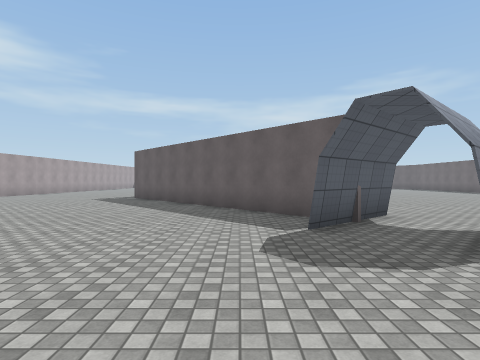
View 1 (above)

18 first-person views from a walk through a scene from a Unity 3-D project. The camera is 1.5 m above the floor, looks level and sees 80° across. The floor is counted in squares, 2 m on a side. Each view is taken from the middle of a square. On the plan, view 1 faces up. The plan holds only what a view shows up to about 10 squares ahead; the rest is blank. The place goes on beyond the plan. Surface patterns are stand-ins for the level's own textures.

View 2
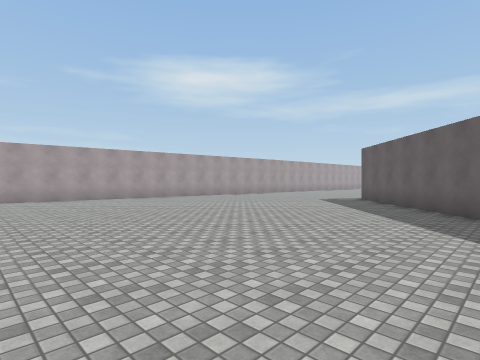

View 3
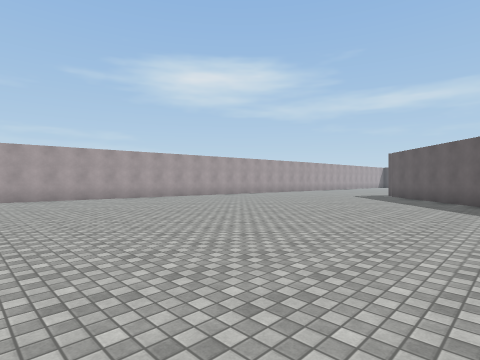

View 4
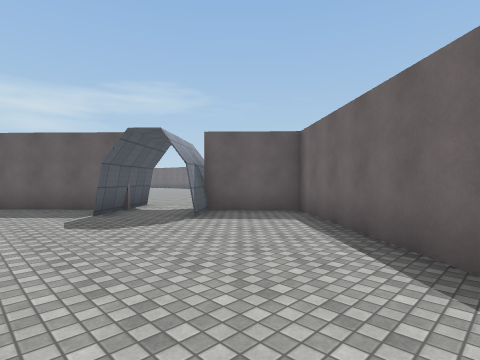

View 5
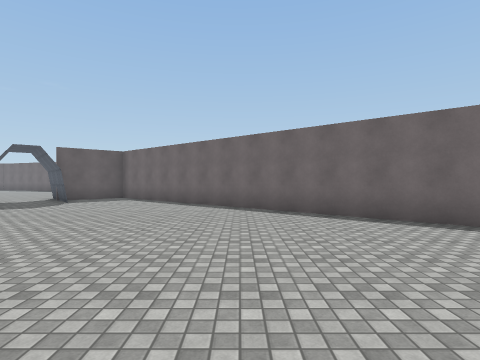

View 6
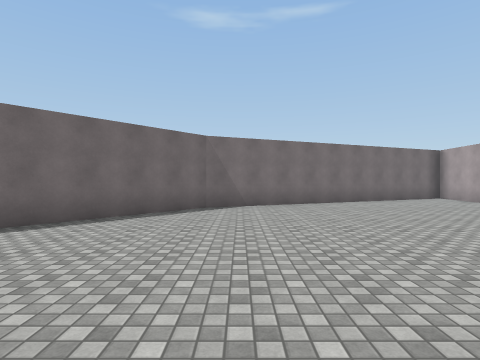

View 7
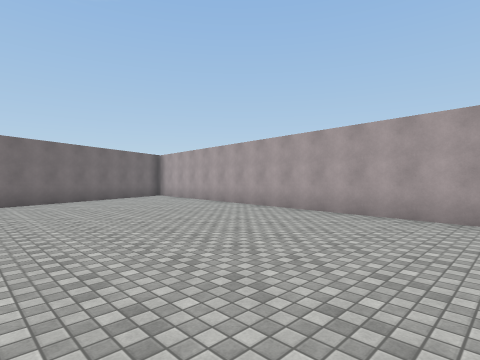

View 8
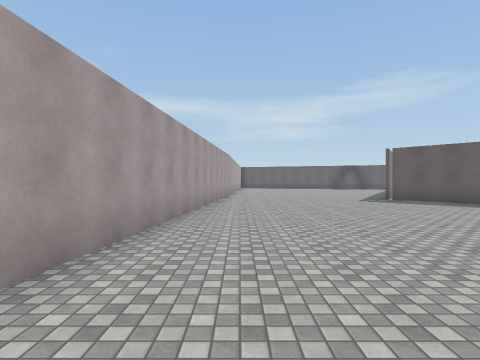

View 9
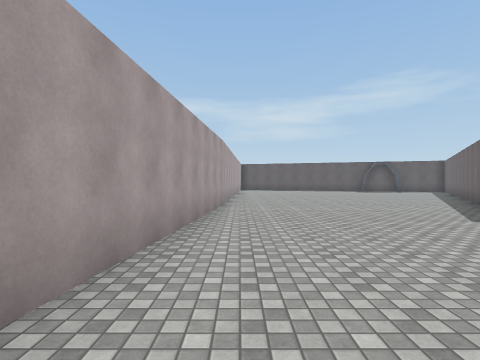

View 10
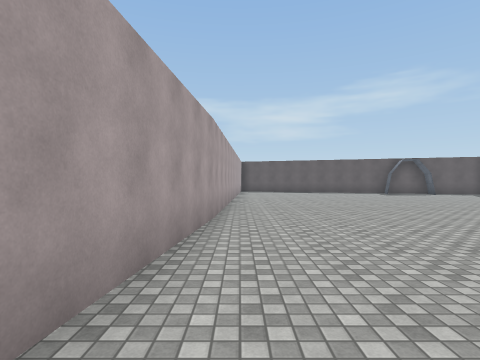

View 11
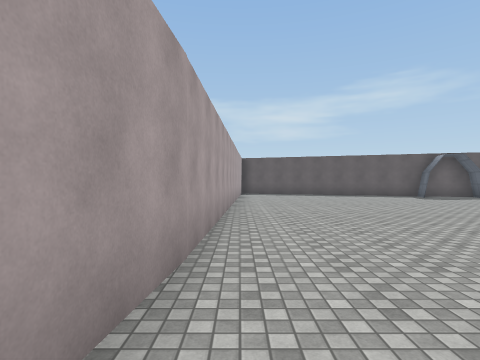

View 12
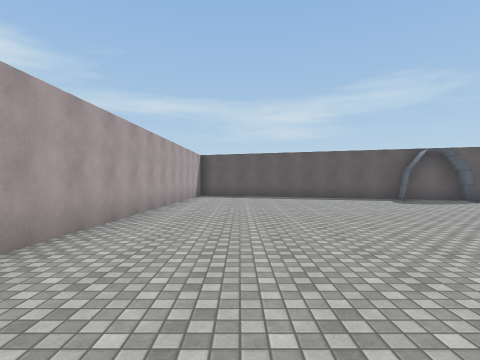

View 13
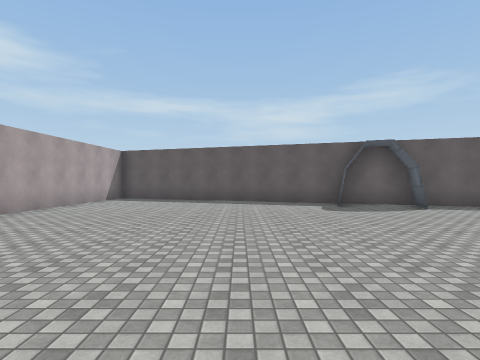

View 14
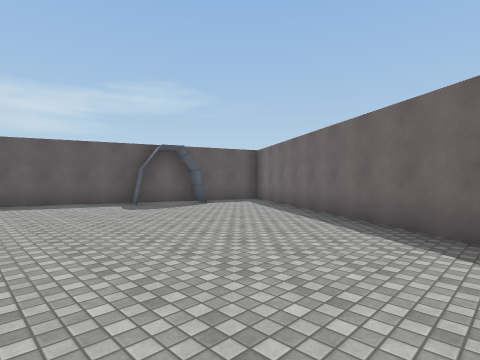

View 15
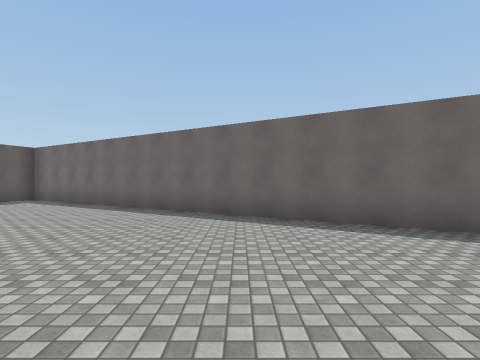

View 16
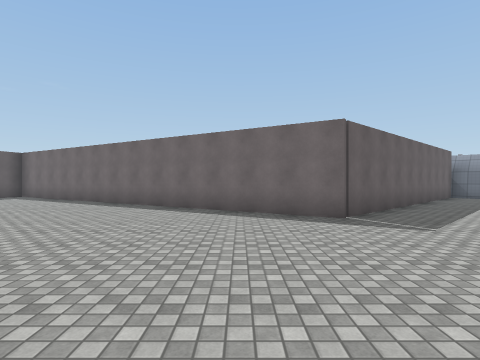

View 17
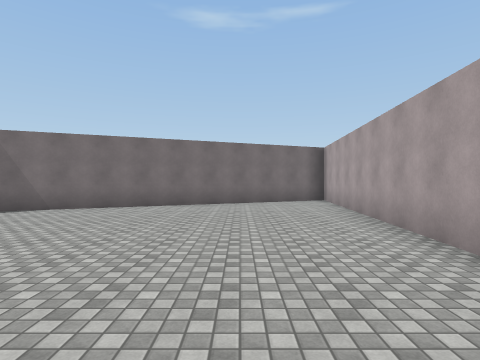

View 18
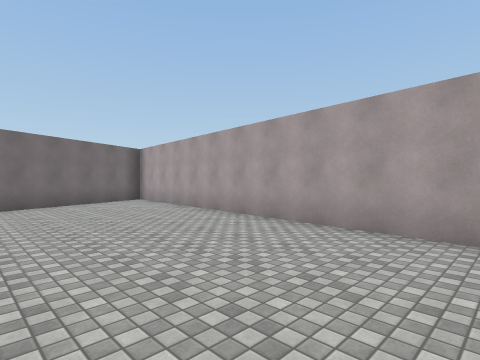

### Floor plan
Points are (right, up) in squares from view 1. A wall is a line through its corners. A room is listed if a view was taken in it or the views show most of it. See-through windows are left out.
Room 1 (views 1, 2, 3, 4, 5, 6, 7, 8, 9, 10, 11, 12, 13, 14, 15, 16, 17, 18)
walls: (2.1, 5) (-4.4, 12) (2, 22.6); (2.2, 5.2) (1.1, 4.2); (-11.9, 0.3) (-13.1, -12); (-10.5, 14.8) (-11.7, 2); (2.4, 2.8) (3, 3.4); (-0.3, 23.3) (0.2, 24.6); (-2.2, 24) (-1.7, 25.2); (2, 23.9) (-5.2, 26.3); (-10, 26.1) (-10.5, 14.7); (-12, -12.1) (-4.1, -8.7) (5, 1.9) (3.4, 3.6) (2.4, 2.7)
ways out: opening at (3, 4)

Where each view was taken, in squares from view 1:
view 1: 0 up, 0 right, facing up
view 2: 1 up, 0 right, facing up-left
view 3: 2 down, 0 right, facing up-left
view 4: 2 down, 1 left, facing up-right
view 5: 3 down, 7 left, facing right
view 6: 1 down, 5 left, facing down
view 7: 0 up, 6 left, facing down-left
view 8: 1 up, 10 left, facing up
view 9: 6 up, 10 left, facing up
view 10: 9 up, 10 left, facing up
view 11: 12 up, 10 left, facing up
view 12: 14 up, 8 left, facing up
view 13: 16 up, 5 left, facing up
view 14: 16 up, 6 left, facing up-right
view 15: 16 up, 8 left, facing right
view 16: 14 up, 10 left, facing right
view 17: 2 down, 10 left, facing down
view 18: 2 down, 8 left, facing down-left
